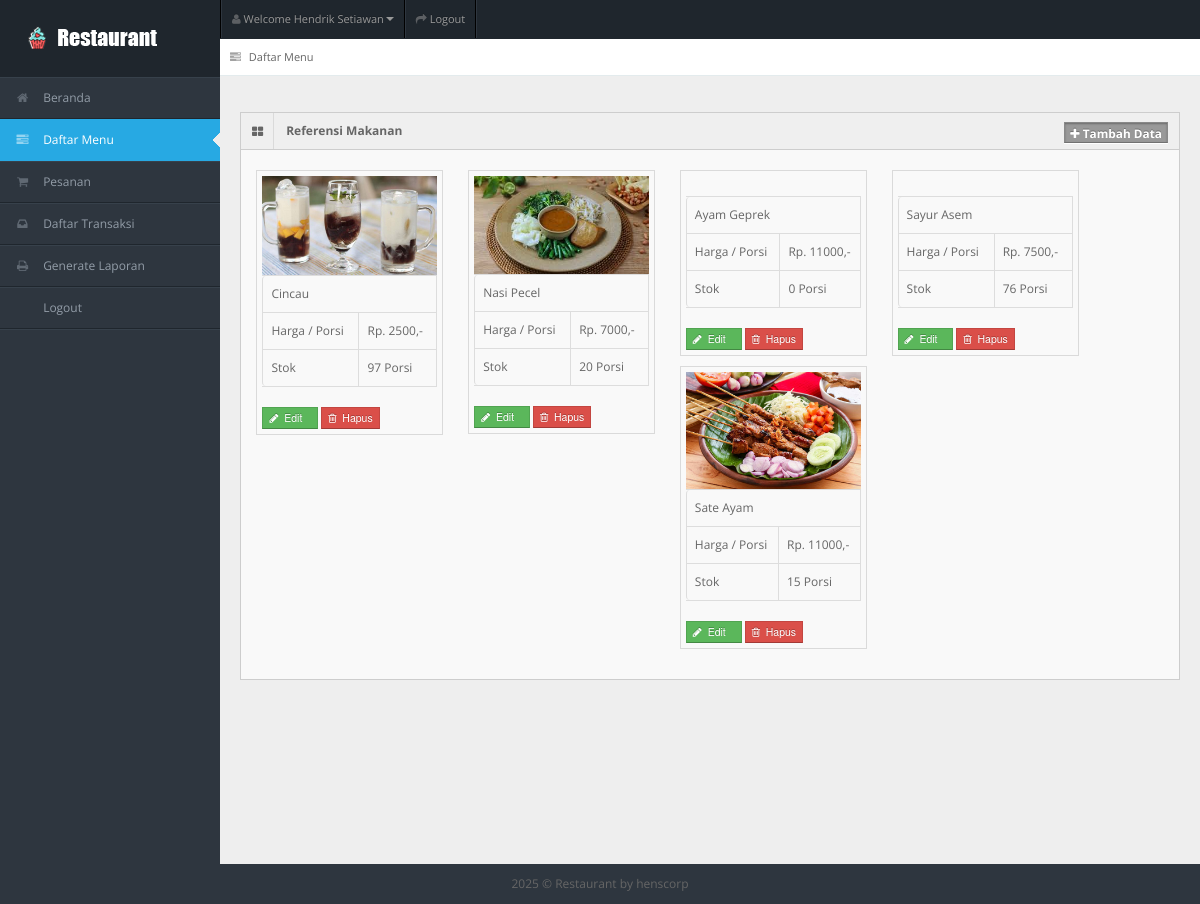
The page /entri_referensi.php (signed in) on the database its author committed.
### tables this page shows
CREATE TABLE `tb_user` (
  `id_user` int(11) NOT NULL,
  `username` varchar(150) NOT NULL,
  `password` varchar(150) NOT NULL,
  `nama_user` varchar(150) NOT NULL,
  `id_level` int(11) NOT NULL,
  `status` varchar(150) NOT NULL
);

CREATE TABLE `tb_masakan` (
  `id_masakan` int(11) NOT NULL,
  `nama_masakan` varchar(150) NOT NULL,
  `harga` varchar(150) NOT NULL,
  `stok` int(11) NOT NULL,
  `status_masakan` varchar(150) NOT NULL,
  `gambar_masakan` varchar(150) NOT NULL
);

### entri_referensi.php (the view, shortened to what this page needs)
<!DOCTYPE html>
<?php
include "connection/koneksi.php";
$id = $_SESSION['id_user'];
if(isset ($_SESSION['username'])){
  $query = "select * from tb_user natural join tb_level where id_user = $id";
  mysqli_query($conn, $query);
  $sql = mysqli_query($conn, $query);
  while($r = mysqli_fetch_array($sql)){
?>
<html lang="en">
<head>
<link rel="stylesheet" href="template/dashboard/css/bootstrap.min.css" />
<link rel="stylesheet" href="template/dashboard/css/bootstrap-responsive.min.css" />
<link rel="stylesheet" href="template/dashboard/css/fullcalendar.css" />
<link rel="stylesheet" href="template/dashboard/css/matrix-style.css" />
<link rel="stylesheet" href="template/dashboard/css/matrix-media.css" />
<link href="template/dashboard/font-awesome/css/font-awesome.css" rel="stylesheet" />
<link rel="stylesheet" href="template/dashboard/css/jquery.gritter.css" />
</head>
<body>
<div id="header">
  <h1><a href="entri_referensi.php">Entri Referensi</a></h1>
</div>
<div id="user-nav" class="navbar navbar-inverse">
  <ul class="nav">
    <li  class="dropdown" id="profile-messages" ><a title="" href="#" data-toggle="dropdown" data-target="#profile-messages" class="dropdown-toggle"><i class="icon icon-user"></i>  <span class="text">Welcome <?php echo $r['nama_user'];?></span><b class="caret"></b></a>
    </li>
    <li class=""><a title="" href="logout.php"><i class="icon icon-share-alt"></i> <span class="text">Logout</span></a></li>
  </ul>
</div>
<div id="sidebar"><a href="entri_referensi.php" class="visible-phone"><i class="icon icon-tasks"></i> <span>Daftar Menu</span></a>
  <ul>
    <?php
    if($r['id_level'] == 1){
  ?>
    <li><a href="beranda.php"><i class="icon icon-home"></i> <span>Beranda</span></a> </li>
    <li class="active"> <a href="entri_referensi.php"><i class="icon icon-tasks"></i> <span>Daftar Menu</span></a> </li>
    <li> <a href="entri_order.php"><i class="icon icon-shopping-cart"></i> <span>Pesanan</span></a> </li>
    <li> <a href="entri_transaksi.php"><i class="icon icon-inbox"></i> <span>Daftar Transaksi</span></a> </li>
    <li> <a href="generate_laporan.php"><i class="icon icon-print"></i> <span>Generate Laporan</span></a> </li>
    <li> <a href="logout.php"><i class="icon icon-sign-out"></i> <span>Logout</span></a> </li>
  <?php
    } else if($r['id_level'] == 2){
  ?>
    <li><a href="beranda.php"><i class="icon icon-home"></i> <span>Beranda</span></a> </li>
    <li> <a href="entri_order.php"><i class="icon icon-shopping-cart"></i> <span>Pesanan</span></a> </li>
    <li> <a href="generate_laporan.php"><i class="icon icon-print"></i> <span>Generate Laporan</span></a> </li>
    <li> <a href="logout.php"><i class="icon icon-sign-out"></i> <span>Logout</span></a> </li>
  <?php
    } else if($r['id_level'] == 3){
  ?>
    <li><a href="beranda.php"><i class="icon icon-home"></i> <span>Beranda</span></a> </li>
    <li> <a href="entri_transaksi.php"><i class="icon icon-inbox"></i> <span>Daftar Transaksi</span></a> </li>
    <li> <a href="generate_laporan.php"><i class="icon icon-print"></i> <span>Generate Laporan</span></a> </li>
    <li> <a href="logout.php"><i class="icon icon-sign-out"></i> <span>Logout</span></a> </li>
  <?php
    } else if($r['id_level'] == 4){
  ?>
    <li><a href="beranda.php"><i class="icon icon-home"></i> <span>Beranda</span></a> </li>
    <li> <a href="generate_laporan.php"><i class="icon icon-print"></i> <span>Generate Laporan</span></a> </li>
    <li> <a href="logout.php"><i class="icon icon-sign-out"></i> <span>Logout</span></a> </li>
  <?php
    } else if($r['id_level'] == 5){
  ?>
    <li><a href="beranda.php"><i class="icon icon-home"></i> <span>Beranda</span></a> </li>
    <li> <a href="entri_order.php"><i class="icon icon-shopping-cart"></i> <span>Pesanan</span></a> </li>
    <li> <a href="logout.php"><i class="icon icon-sign-out"></i> <span>Logout</span></a> </li>
  <?php
    }
  ?>
  </ul>
</div>
<div id="content">
  <div id="content-header">
    <div id="breadcrumb"> <a href="entri_referensi.php" title="Go to here" class="tip-bottom"><i class="icon icon-tasks"></i> Daftar Menu</a></div>
  </div>
  <div class="container-fluid">
    <div class="row-fluid">
    <?php
      if($r['id_level'] == 1){
    ?>
      <div class="widget-box">
        <div class="widget-title bg_lg"><span class="icon"><i class="icon-th-large"></i></span>
          <h5>Referensi Makanan</h5>
          <a href="tambah_menu.php" class="btn btn-info btn-mini label"><i class="icon-plus"></i>&nbsp;Tambah Data</a>
        </div>
        <div class="widget-content" >
          <ul class="thumbnails">
            <div class="btn-icon-pg">
              <ul>
                <?php
                  $query_data_makanan = "select * from tb_masakan order by id_masakan desc";
                  $sql_data_makanan = mysqli_query($conn, $query_data_makanan);
                  while($r_dt_makanan = mysqli_fetch_array($sql_data_makanan)){
                ?>
                    <li class="span2">
                      <a> <img src="gambar/<?php echo $r_dt_makanan['gambar_masakan']?>" alt="" > </a>
                      <table class="table table-bordered">
                        <tbody>
                          <tr>
                            <td><?php echo $r_dt_makanan['nama_masakan'];?></td>
                          </tr>
                          <tr>
                            <td>Harga / Porsi</td>
                            <td>Rp. <?php echo $r_dt_makanan['harga'];?>,-</td>
                          </tr>
                          <tr>
                            <td>Stok</td>
                            <td><?php echo $r_dt_makanan['stok'];?> Porsi</td>
                          </tr>
                        </tbody>
                      </table>
                      <form action="" method="post">
                        <button type="submit" value="<?php echo $r_dt_makanan['id_masakan'];?>" name="edit_menu" class="btn btn-success btn-mini"><i class='icon-pencil'></i>&nbsp;&nbsp;Edit &nbsp;&nbsp;</button>
                        <button type="submit" value="<?php echo $r_dt_makanan['id_masakan'];?>" name="hapus_menu" class="btn btn-mini btn-danger"><i class='icon icon-trash'></i>&nbsp; Hapus</button>
                      </form>
                    </li>
                  <?php
                    }
                  ?>
              </ul>
            </div>
          </ul>
        </div>
      </div>
      <?php
        }
      ?>
    </div>
  </div>
</div>
<div class="row-fluid">
  <div id="footer" class="span12"> <?php echo date('Y'); ?> &copy; Restaurant <a href="#">by henscorp</a> </div>
</div>
</body>
</html>
<?php
  }
} else {
  header('location: logout.php');
}
?>

### template/dashboard/css/matrix-media.css (style rules this page uses)
body { background:#2E363F; }
#header { background-color: #1f262d; margin-top:10px; }
#sidebar > ul { border-bottom: 1px solid #37414b }
#sidebar > ul > li { border-top: 1px solid #37414b; border-bottom: 1px solid #1f262d; }
#sidebar > ul > li.active { background-color: #27a9e3; border-bottom: 1px solid #27a9e3; border-top: 1px solid #27a9e3; }
#sidebar > ul > li.active a { color:#fff; text-decoration:none; }

### rows shown on the page
tb_user: nama_user "Hendrik Setiawan"
tb_masakan: gambar_masakan (picture), nama_masakan "Cincau", harga "2500", stok "97", $r_dt_makanan['id_masakan'] 20 (drawn)
tb_masakan: gambar_masakan (picture), nama_masakan "Nasi Pecel", harga "7000", stok "20", $r_dt_makanan['id_masakan'] 19 (drawn)
tb_masakan: nama_masakan "Ayam Geprek", harga "11000", stok "0", $r_dt_makanan['id_masakan'] 18 (drawn)
tb_masakan: nama_masakan "Sayur Asem", harga "7500", stok "76", $r_dt_makanan['id_masakan'] 14 (drawn)
tb_masakan: gambar_masakan (picture), nama_masakan "Sate Ayam", harga "11000", stok "15", $r_dt_makanan['id_masakan'] 8 (drawn)
